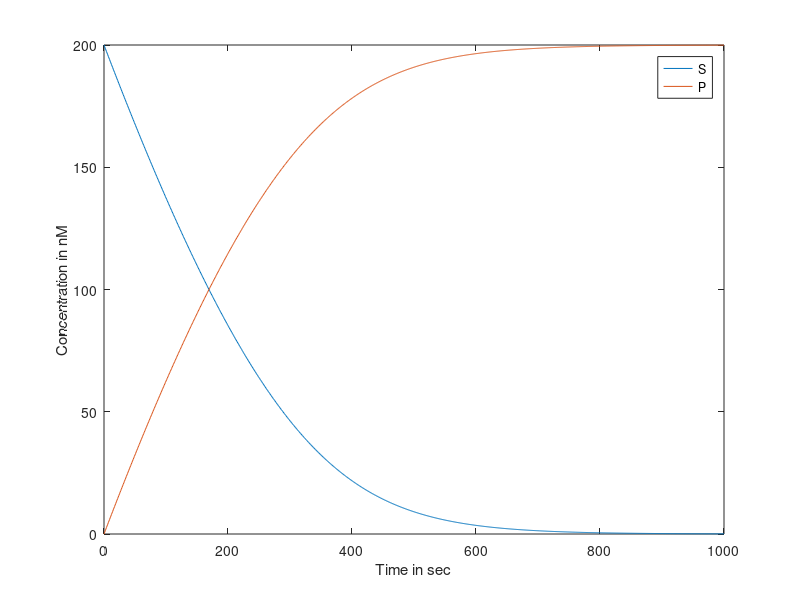

Here is the MATLAB script that generated this plot: (Note: this script raises an error after producing the figure.)
clear all;

%1a

N      = [-1  
           1]; 

rmax = 1;  
Km = 100;

rates = @(rmax, Km, c)rmax * c(1) / (Km + c(1)) ; % c(1) = cS
       
dconc = @(rmax, Km, c) N * rates(rmax, Km, c) ;

odefun = @(t, c) dconc(rmax, Km, c);

tspan = 0:1000;    
c0 = [200 0];

[t_out,c_out] = ode45(odefun,tspan,c0');

figure('Name', 'Trajectories of states', 'Color', 'w');
plot(t_out, c_out);
legend({'S', 'P'});
xlabel('Time in sec');
ylabel ('Concentration in nM');

%1b

syms rmax cS Km cP

J_c = jacobian([((-rmax*cS)/(Km + cS)),((rmax*cS)/(Km + cS))],[cS, cP]) ;      % find jacobians in symbolic manner
J_p = jacobian([((-rmax*cS)/(Km + cS)),((rmax*cS)/(Km + cS))],[rmax, Km]) ;
     
clear rmax cS Km cP

rmax = 1;  
Km = 100;

%Jc = @(rmax, Km, c) J_c;
%Jp = @(rmax, Km, c) J_p;

Jc = @(rmax, Km, c) [-rmax/(Km+c(1))+rmax*c(1)/(Km+c(1))^2,0       % use of the above results in a non symbolic manner 
                     rmax/(Km+c(1))-rmax*c(1)/(Km+c(1))^2,0];     
                 
Jp = @(rmax, Km, c) [-c(1)/(Km+c(1)),+rmax*c(1)/(Km+c(1))^2
                      c(1)/(Km+c(1)),-rmax*c(1)/(Km+c(1))^2];

dsens = @(rmax,Km,c,s) Jc(rmax,Km,c)*s + Jp(rmax,Km,c);    

mat2vec = @(matrix) reshape(matrix',4,1);     
vec2mat = @(vector,rows) reshape(vector,rows,rows)';

odefun = @(t, y) [                                      % as given in the slides
    dconc(rmax, Km, y(1:2)) 
    mat2vec(dsens(rmax,Km,y(1:2),vec2mat(y(3:6),2))) 
];

s0 = [0 0 0 0];
[tout,c_s_out] = ode45(odefun,tspan,[c0 s0]');

figure('Name', 'Sensitivity', 'Color', 'w');
plot(tout, c_s_out(:,3:6));
legend({'dcS/drmax', 'dcP/drmax','dcS/dKm', 'dcP/dKm'});
xlabel('Time in sec');
ylabel ('Concentration in nM');

%1c

table1 = textread('dataset_1.txt');
hold on;
plot(table1(:,1),table1(:,2:3),'p') % plotted in points to be distinguished form the above plot
legend({'dcS/drmax', 'dcP/drmax','dcS/dKm', 'dcP/dKm','table1cS','table1cP'});

cov = [(2.5)^2 0
        0 25];
    
inv_cov = inv(cov);
F = zeros(2,2);

for i = 1:length(table1(:,1))
        S = vec2mat(c_s_out(table1(i, 1)+1,3:6),2); % time in each dataset corresponds to the index: time+1 in our c_s_out
        F = F + S' * inv_cov * S;
end

%1d

cr = sqrt(diag(inv(F)));
cr(1) = 100*cr(1)/rmax ;
cr(2) = 100*cr(2)/Km ;

disp(cr);

%1e

%%%%%%2nd table

table2 = textread('dataset_2.txt');
F2 = zeros(2,2);

for i = 1:length(table2(:,1))
        S = vec2mat(c_s_out(table2(i, 1)+1,3:6),2);
        F2 = F2 + S' * inv_cov * S;
end

cr2 = sqrt(diag(inv(F2)));
cr2(1) = 100*cr2(1)/rmax ; 
cr2(2) = 100*cr2(2)/Km ;

disp(cr2);

%%%%%%%%3rd table

table3 = textread('dataset_3.txt');

c0 = [100 0];
[tout, c_s_out] = ode45(odefun, tspan, [c0 s0]');

F3 = zeros(2,2);

for i = 1:length(table3(:,1))
        S = vec2mat(c_s_out(table3(i, 1)+1,3:6),2);
        F3 = F3 + S' * inv_cov * S;
end

cr3 = sqrt(diag(inv(F3)));
cr3(1) = 100*cr3(1)/rmax ;
cr3(2) = 100*cr3(2)/Km ;

disp(cr3);
